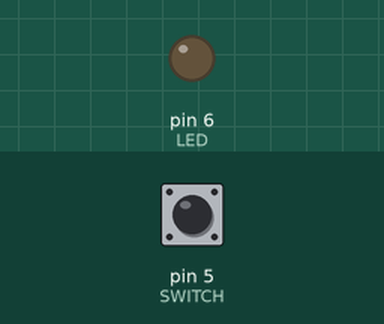
Simulated run of this sketch. Board: Arduino Uno, built with avr-gcc and run on an emulated ATmega328P. On the bench: output pins drawn as LEDs (lit = HIGH). The test bench sets the inputs (shaded band); at power-on: pin 5 (SWITCH) HIGH.

Above: at 1.2 s.
1.3 s: pin 5 (SWITCH) pulled LOW for 0.15 s
At 1.37 s:
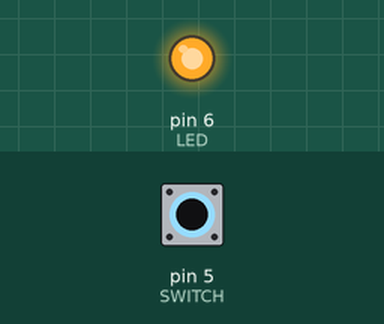
2.9 s: pin 5 (SWITCH) pulled LOW for 3.2 s
At 6.7 s:
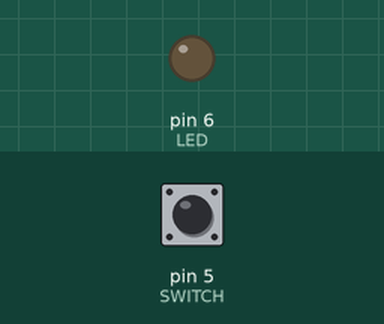
Timing chart, 0 to 8.2 s (numbered marks = the images above; inputs shaded):
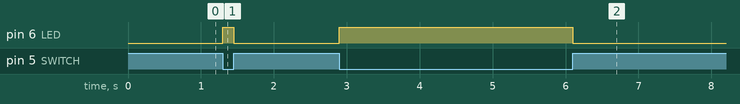

The sketch:

switch.ino
```cpp
#define SWITCH 5
#define LED 6

int inp;
void setup() {
  // put your setup code here, to run once:
  pinMode(LED, OUTPUT);
  pinMode(SWITCH, INPUT);

}

void loop() {
  // put your main code here, to run repeatedly:
  inp = digitalRead(SWITCH);
  if(inp == 0) {
    digitalWrite (LED, HIGH);
  }
  else {
    digitalWrite (LED, LOW);
  }
}
```

Measured:
- after the input at 1.3 s, pin 6 (LED): LOW → HIGH at once, → LOW 0.15 s later
- after the input at 2.9 s, pin 6 (LED): LOW → HIGH at once, → LOW 3.2 s later
